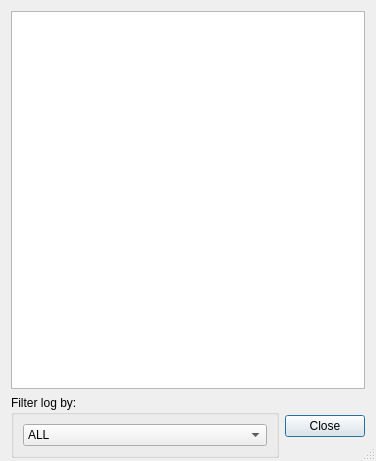
<?xml version="1.0" encoding="UTF-8"?>
<ui version="4.0">
 <class>LogDisplayDialog</class>
 <widget class="QDialog" name="LogDisplayDialog">
  <property name="geometry">
   <rect>
    <x>0</x>
    <y>0</y>
    <width>376</width>
    <height>461</height>
   </rect>
  </property>
  <property name="windowTitle">
   <string>AspeQt Log View</string>
  </property>
  <property name="sizeGripEnabled">
   <bool>true</bool>
  </property>
  <property name="modal">
   <bool>false</bool>
  </property>
  <layout class="QGridLayout" name="gridLayout">
   <property name="bottomMargin">
    <number>3</number>
   </property>
   <item row="0" column="0" colspan="2">
    <widget class="QTextEdit" name="textEdit">
     <property name="readOnly">
      <bool>true</bool>
     </property>
    </widget>
   </item>
   <item row="1" column="0">
    <widget class="QGroupBox" name="groupBox">
     <property name="sizePolicy">
      <sizepolicy hsizetype="Preferred" vsizetype="Preferred">
       <horstretch>0</horstretch>
       <verstretch>0</verstretch>
      </sizepolicy>
     </property>
     <property name="title">
      <string>Filter log by:</string>
     </property>
     <layout class="QHBoxLayout" name="horizontalLayout">
      <item>
       <widget class="QComboBox" name="listByDisk">
        <property name="editable">
         <bool>false</bool>
        </property>
        <property name="currentIndex">
         <number>0</number>
        </property>
        <property name="modelColumn">
         <number>0</number>
        </property>
        <item>
         <property name="text">
          <string>ALL</string>
         </property>
        </item>
        <item>
         <property name="text">
          <string>Disk 1</string>
         </property>
        </item>
        <item>
         <property name="text">
          <string>Disk 2</string>
         </property>
        </item>
        <item>
         <property name="text">
          <string>Disk 3</string>
         </property>
        </item>
        <item>
         <property name="text">
          <string>Disk 4</string>
         </property>
        </item>
        <item>
         <property name="text">
          <string>Disk 5</string>
         </property>
        </item>
        <item>
         <property name="text">
          <string>Disk 6</string>
         </property>
        </item>
        <item>
         <property name="text">
          <string>Disk 7</string>
         </property>
        </item>
        <item>
         <property name="text">
          <string>Disk 8</string>
         </property>
        </item>
        <item>
         <property name="text">
          <string>Disk 9</string>
         </property>
        </item>
        <item>
         <property name="text">
          <string>Disk 10</string>
         </property>
        </item>
        <item>
         <property name="text">
          <string>Disk 11</string>
         </property>
        </item>
        <item>
         <property name="text">
          <string>Disk 12</string>
         </property>
        </item>
        <item>
         <property name="text">
          <string>Disk 13</string>
         </property>
        </item>
        <item>
         <property name="text">
          <string>Disk 14</string>
         </property>
        </item>
        <item>
         <property name="text">
          <string>Disk 15</string>
         </property>
        </item>
       </widget>
      </item>
     </layout>
    </widget>
   </item>
   <item row="1" column="1">
    <widget class="QDialogButtonBox" name="buttonBox">
     <property name="sizePolicy">
      <sizepolicy hsizetype="Fixed" vsizetype="Fixed">
       <horstretch>0</horstretch>
       <verstretch>0</verstretch>
      </sizepolicy>
     </property>
     <property name="standardButtons">
      <set>QDialogButtonBox::Close</set>
     </property>
    </widget>
   </item>
  </layout>
 </widget>
 <resources/>
 <connections>
  <connection>
   <sender>buttonBox</sender>
   <signal>clicked(QAbstractButton*)</signal>
   <receiver>LogDisplayDialog</receiver>
   <slot>accept()</slot>
   <hints>
    <hint type="sourcelabel">
     <x>193</x>
     <y>431</y>
    </hint>
    <hint type="destinationlabel">
     <x>151</x>
     <y>230</y>
    </hint>
   </hints>
  </connection>
  <connection>
   <sender>buttonBox</sender>
   <signal>clicked(QAbstractButton*)</signal>
   <receiver>LogDisplayDialog</receiver>
   <slot>reject()</slot>
   <hints>
    <hint type="sourcelabel">
     <x>193</x>
     <y>431</y>
    </hint>
    <hint type="destinationlabel">
     <x>151</x>
     <y>230</y>
    </hint>
   </hints>
  </connection>
  <connection>
   <sender>listByDisk</sender>
   <signal>currentIndexChanged(QString)</signal>
   <receiver>LogDisplayDialog</receiver>
   <slot>repaint()</slot>
   <hints>
    <hint type="sourcelabel">
     <x>48</x>
     <y>437</y>
    </hint>
    <hint type="destinationlabel">
     <x>151</x>
     <y>230</y>
    </hint>
   </hints>
  </connection>
 </connections>
</ui>
